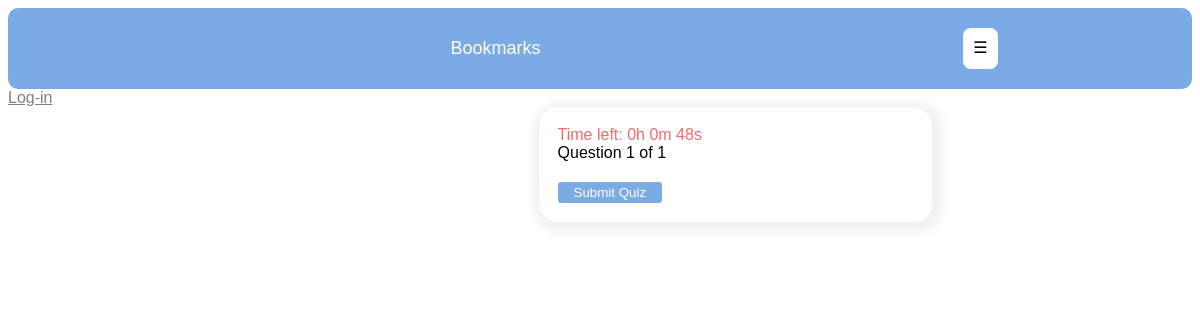
Page /account/quiz/Chemistry/ on the earlier database version.
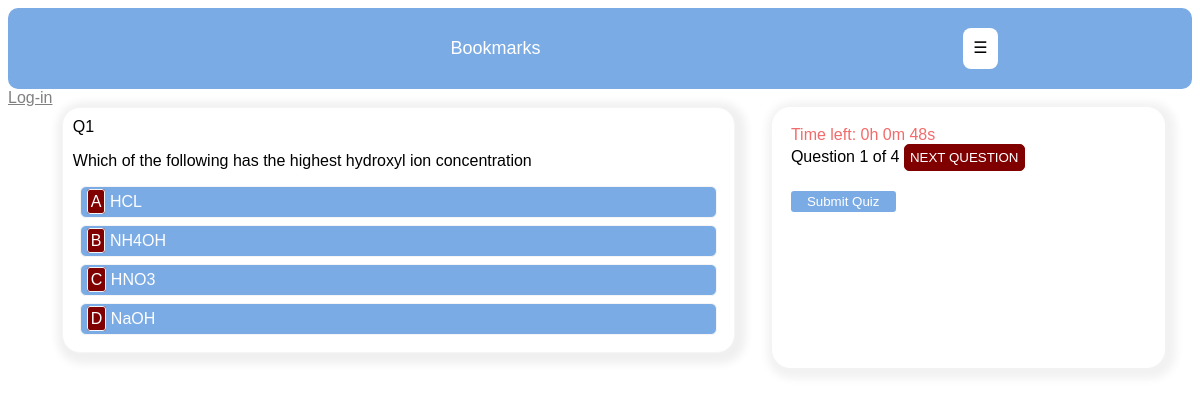
Same page on the later database version.
### account/models.py (models this page shows, shortened)
class Question(models.Model):
	image = models.ImageField(upload_to='questions/', blank=True)
	course = models.ForeignKey(Subject, on_delete=models.CASCADE, related_name='questions')
	instruction = models.CharField(max_length=250, blank=True)
	question = models.TextField(max_length=300)
	optionA = models.CharField(max_length=250)
	optionB = models.CharField(max_length=250)
	optionC = models.CharField(max_length=250)
	optionD = models.CharField(max_length=250)
	options = [('A', 'A'), ('B', 'B'), ('C', 'C'), ('D', 'D')]
	answer = models.CharField(max_length=250, choices=options)

### account/views.py (the view)
# urls.py: path('quiz/<slug:subject>/', views.quiz, name='quiz'),
def quiz(request, subject):
	questions = Question.objects.filter(course__subject_name=subject).all().order_by('?')[:30]
	total = Question.objects.filter(course__subject_name=subject).all().count()
	subject = subject
	if total <= 30:
		total = total
	else:
		total = 30
	paginator = Paginator(questions, 1)
	page = request.GET.get('page')
	try:
		quiz_questions = paginator.page(page)
	except PageNotAnInteger:
		quiz_questions = paginator.page(1)
	except EmptyPage:
		quiz_questions = paginator.page(paginator.num_pages)
	return render(request, 'quiz/quiz.html',{'subject': subject, 'section': 'quiz',
								'total': total, 'quiz_questions': quiz_questions, 'page': page})

### account/templates/quiz/quiz.html (shortened to what this page needs)
{% extends 'account/base.html' %}
{% block contents %}
	<div id='questiondiv'>
		<br/>
		{% for question in quiz_questions %}
			<div class='questiondata' data-question='{{ quiz_questions.number }}'
			data-answer='{{ question.answer }}'>
				<span>Q{{ quiz_questions.number }} </span><br/>
				<p>{{ question.question | safe }}</p>
				<div id='options'>
					<section data-choice='A' data-at='{{ quiz_questions.number }}' class='answerChoice'>
						<span class='wrapped'>A</span>
						<span>{{ question.optionA }}</span>
					</section>
					<section data-choice='B' data-at='{{ quiz_questions.number }}' class='answerChoice'>
						<span class='wrapped'>B</span>
						<span>{{ question.optionB }}</span>
					</section>
					<section data-choice='C' data-at='{{ quiz_questions.number }}' class='answerChoice'>
						<span class='wrapped'>C</span>
						<span>{{ question.optionC }}</span>
					</section>
					<section data-choice='D' data-at='{{ quiz_questions.number }}' class='answerChoice'>
						<span class='wrapped'>D</span>
						<span>{{ question.optionD }}</span>
					</section>
				</div>
			</div>
		{% endfor %}
		<div id='otherData'>
			<div id='time'></div>
			{% block content %}
				{% include 'pagination.html' with page=quiz_questions %}
			{% endblock %}
			<form method='post' action='{% url "quizscore" %}' id='quizform'>
				<button id='submitquiz'>Submit Quiz</button>
			</form>
		</div>
	</div>
{% endblock %}

### account/templates/account/base.html (shortened to what this page needs)
{% load static %}
<!DOCTYPE html>
<html>
  <head>
  </head>
  <body>
     <div id="header">
     	<nav>
     		<section class="logo">Bookmarks</section>
     		<span class='burger'>&#x2630;</span>
     	</nav>
     </div>
     <span class="user">
     		{% if request.user.is_authenticated %}
     			 Hello {{ request.user.username }},
     			 <a href="{% url 'logout' %}" style='color: grey;'>
     		 		Logout
     		 	</a>
     		{% else %}
     			<a href="{% url 'login' %}" style='color: grey;'>Log-in</a>
     		{% endif %}
     	</span>
     	{% block contents %}
     	{% endblock %}
  </body>
</html>

### account/templates/pagination.html (shortened to what this page needs)
<div class='pagination'>
    <span class='step_links'>
        <span class='current'>
            Question {{ page.number }} of {{ page.paginator.num_pages }}
        </span>
        {% if page.has_next %}
            <a href='?page={{ page.next_page_number }}' id='nextQuestion'><button id='nextButton'>NEXT QUESTION</button></a>
        {% endif %}
    </span>
</div>

### account/templates/account/base.html (style rules this page uses)
#header { background-color: rgb(123,171,228); border-radius: 10px; text-align: center; padding: 20px; }
#header .logo { color: white; font-size: large; }
body { font-family: Verdana, Geneva, Tahoma, sans-serif; }
form { justify-content: center; }
form button, #forgot { padding-left:14px; padding-right: 14px; background-color: rgb(123,171,228); color: white; border-radius: 3px; margin: auto; border: 2px solid rgb(123,171,228); justify-content: center; }
nav { display: flex; flex-wrap: wrap; }
.logo { width: 80%; padding: 10px; }
a { color: navy; }
nav .burger { padding: 10px; background-color: white; border-radius: 8px; }

### account/templates/quiz/quiz.html (style rules this page uses)
#questiondiv { display: flex; flex-wrap: wrap; justify-content: space-evenly; }
#otherData { box-shadow: 3px 3px 8px 8px rgb(242, 242, 242); padding: 18px; background-color: white; border: 1px solid white; border-radius: 18px; margin-left: 10px; }
.questiondata { box-shadow: 3px 3px 8px 8px rgb(240, 240, 240); border-radius: 18px; border: 1px solid #f6f5f5; padding: 10px; background: white; margin-bottom: 15px; }
.wrapped { border: 1px solid #f6f5f5; padding: 3px; border-radius: 3px; background-color: maroon; }
.answerChoice { border: 1px solid #f6f5f5; padding: 6px; border-radius: 6px; margin: 7px; background-color: rgb(123,171,228); color: white; cursor: pointer; }
body { background: white; }
@media screen and (min-width: 800px) { #otherData { width: 30%; } }
@media screen and (min-width: 800px) { .questiondata { width: 55%; } }
#quizform button { margin: auto; margin-top: 20px; }

### account/templates/pagination.html (style rules this page uses)
#nextButton { color: white; background-color: maroon; border: 1px solid maroon; padding: 5px; border-radius: 5px; }

Differences in the rows shown:
added Question: number "1", question "Which of the following has the highest hydroxyl ion concentration", optionA "HCL", optionB "NH4OH", optionC "HNO3", optionD "NaOH"
Other differences:
{{ page.paginator.num_pages }}: "1" → "4"
text now shown: "NEXT QUESTION"
